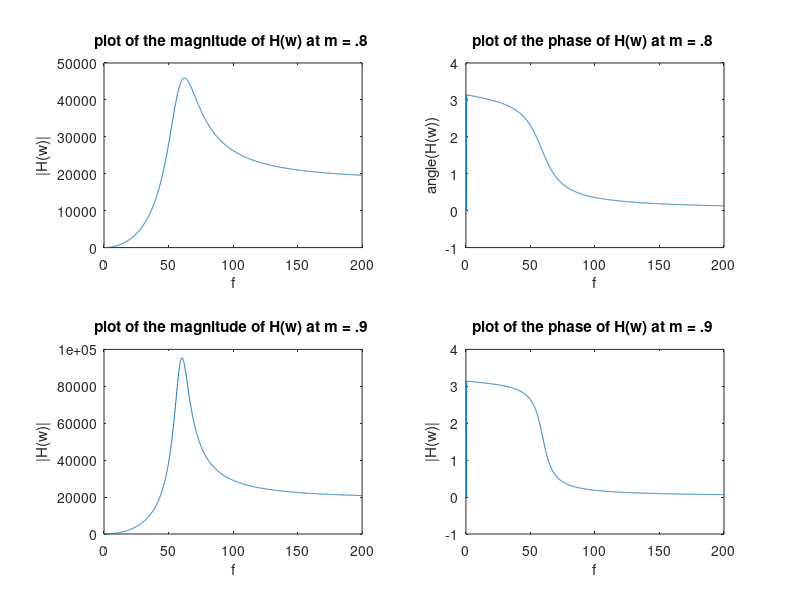
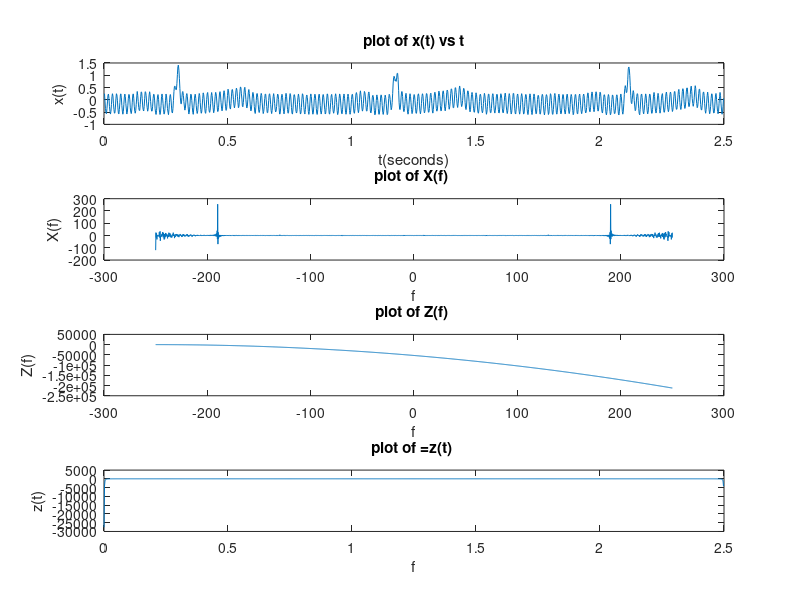

The MATLAB source for these figures, in order:
%problem 1:
%part a) For m={0.8, 0.9} plot the magnitude and phase responseof H(ω) 
%with arange of f=ω/2π=[0, 200 Hz]
clear 
close all
m = [0.8, 0.9];
f = 0:.1:200;
w = f .* (2 * pi);
Zw1 = (1 + m(1)) .* (((2 .* j .* w .* 10000 .* (133 * 10^(-7))) .^ 2) + 1);
Xw1 = (2 .* j .* w .* 10000 .* (1.33 .* 10^-7)) .^2 + (4 * (1 - m(1)) * j * w * 10000 * (1.33 * 10^-7)) + 1;
Hw1 = Zw1 ./ Xw1;
Zw2 = (1 + m(2)) .* (((2 .* j .* w .* 10000 .* (133 * 10^(-7))) .^ 2) + 1);
Xw2 = (2 .* j .* w .* 10000 .* (1.33 .* 10^-7)) .^2 + (4 * (1 - m(2)) * j * w * 10000 * (1.33 * 10^-7)) + 1;
Hw2 = Zw2 ./ Xw2;
figure(1)
subplot(2,2,1);
plot(f, abs(Hw1))
title('plot of the magnitude of H(w) at m = .8 ')
xlabel('f')
ylabel('|H(w)|')
subplot(2,2,2);
plot(f, angle(Hw1))
title('plot of the phase of H(w) at m = .8 ')
xlabel('f')
ylabel('angle(H(w))')
subplot(2,2,3);
plot(f, abs(Hw2))
title('plot of the magnitude of H(w) at m = .9 ')
xlabel('f')
ylabel('|H(w)|')
subplot(2,2,4);
plot(f, angle(Hw2))
title('plot of the phase of H(w) at m = .9 ')
xlabel('f')
ylabel('|H(w)|')
%part b note we are only doing everything in terms of m = .9

load('ecg_signal(1).mat')
xt = ecg;
bf = -250:.25:250;
bt = 0:.1:2.5;
Xw = fft(xt, length(bf));
zt = ifft(Zw2, length(t));
figure(2)
subplot(4,1,1);
plot(t, xt)
title('plot of x(t) vs t')
xlabel('t(seconds)')
ylabel('x(t)')
subplot(4,1,2);
plot(bf, Xw)
title('plot of X(f) ')
xlabel('f')
ylabel('X(f)')
subplot(4,1,3);
plot(bf, Zw2)
title('plot of Z(f) ')
xlabel('f')
ylabel('Z(f)')
subplot(4,1,4);
plot(t, zt)
title('plot of =z(t) ')
xlabel('f')
ylabel('z(t)')
